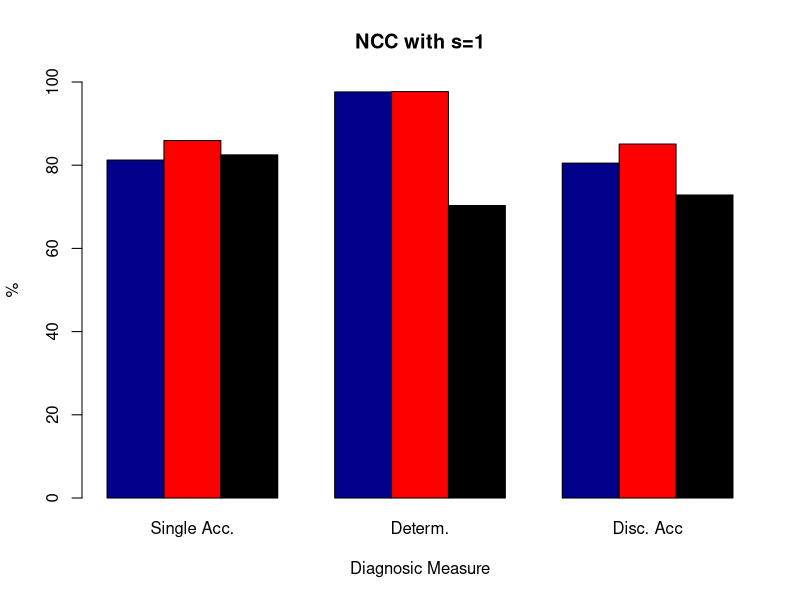
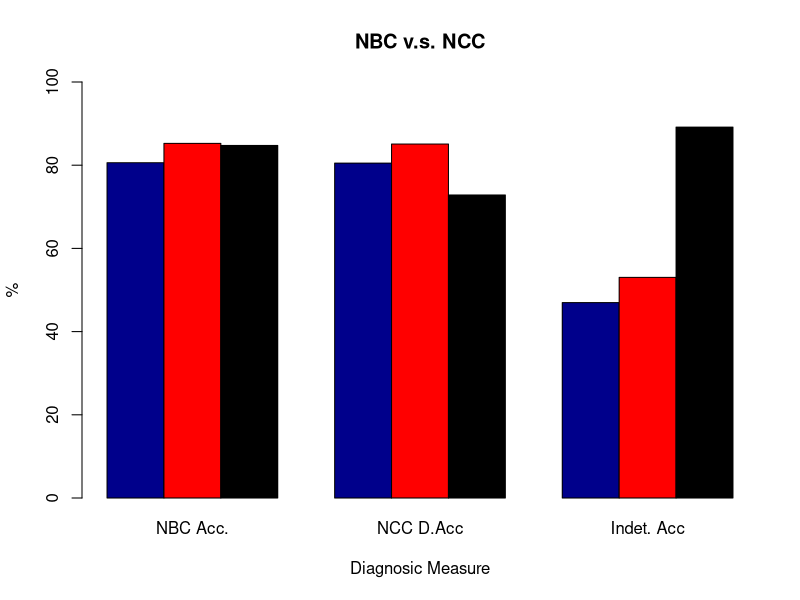
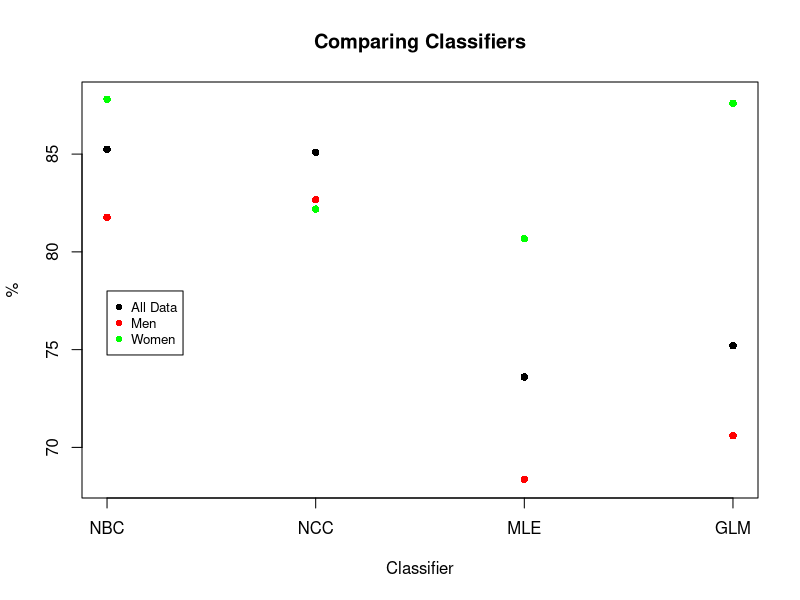

Reproduce these figures in R, in order. (Note: this script raises an error after producing the figures.)
# ncc with s=1

singaccncc <- c(81.24, 85.93, 82.49)
determncc <- c(97.62, 97.69, 70.31)
discaccncc <- c(80.5, 85.09, 72.84)

counts <- cbind(singaccncc, determncc, discaccncc)
barplot(counts, main="NCC with s=1",
        ylab="%",ylim = c(0,100), 
        xlab = "Diagnosic Measure", 
        names.arg = c("Single Acc.", "Determ.", "Disc. Acc"), col=c("darkblue","red", "black"), 
        beside=TRUE, 
        legend = c(1,2,3),
        args.legend = list(x = "topright", bty = "n", inset=c(-0.15, 0)))




#compar
nbcaccur <- c(80.6, 85.25, 84.75)
nccdiscacc <- c(80.5, 85.09, 72.84)
indetacc <- c(46.97, 53.04, 89.16)
counts <- cbind(nbcaccur, nccdiscacc, indetacc)
barplot(counts, main="NBC v.s. NCC",
        ylab="%",ylim = c(0,100), 
        xlab = "Diagnosic Measure", 
        names.arg = c("NBC Acc.", "NCC D.Acc", "Indet. Acc"), col=c("darkblue","red", "black"), 
        beside=TRUE, 
        legend = c(1,2,3),
        args.legend = list(x = "topright", bty = "n", inset=c(-0.15, 0)))



overallres <- c(85.25, 85.09, 73.60, 75.2)
mensres <- c(81.77, 82.67, 68.37, 70.6)
womensres <- c(87.81, 82.19, 80.68, 87.6)
plot(c(1,2,3,4),overallres, xaxt = "n", main = "Comparing Classifiers", ylab="%", ylim = c(68.2, 87.9), 
     xlab = "Classifier",
     col= "black", pch = 16)
axis(1, at = seq(1, 4, by = 1), labels =c("NBC", "NCC", "MLE", "GLM"), las=1)
points(seq(4), mensres, col = "red", pch = 16)
points(seq(4), womensres, col = "green", pch = 16)

legend(x=1,y=78,c("All Data", "Men", "Women"),cex=.8,col=c("black","red", "green"),pch=c(16,16))

min(overallres, mensres, womensres)

plot(seq(40), ParkinsonData$Jitter_rel[3*c(1:40)], xlim = c(0,80))
points(seq(40), ParkinsonData$Jitter_rel[3*c(1:40)-1])
points(seq(40), ParkinsonData$Jitter_rel[3*c(1:40)-2])
points(40 + seq(40), ParkinsonData$Jitter_rel[3*c(41:80)], col = "red")
points(40 + seq(40), ParkinsonData$Jitter_rel[3*c(41:80)-1], col = "red")
points(40 + seq(40), ParkinsonData$Jitter_rel[3*c(41:80)-2], col = "red")




cont <- ParkinsonData$Jitter_rel[c(1:120)]
park <- ParkinsonData$Jitter_rel[c(121:240)]
x <- list("CONT"=cont, "PARK"=park)
stripchart(x, xlim = c(0,2.6),
           main="Relative Jitter Comparison",
           xlab="Relative Jitter",
           ylab = "Patient",
           method="jitter",
           col=c("orange","red"),
           pch=16
)
cont <- ParkinsonData$Shim_loc[c(1:120)]
park <- ParkinsonData$Shim_loc[c(121:240)]
x <- list("CONT"=cont, "PARK"=park)
stripchart(x,
           main="Local Shimmer Comparison",
           xlab="Local Shimmer",
           ylab = "Patient",
           method="jitter",
           col=c("orange","red"),
           pch=16
)

cont <- ParkinsonData$HNR38[c(1:120)]
park <- ParkinsonData$HNR38[c(121:240)]
x <- list("CONT"=cont, "PARK"=park)
stripchart(x,
           main="Harmonic-to-Noise Ratio Comparison",
           xlab="Harmonic-to-Noise Ratio",
           ylab = "Patient",
           method="jitter",
           col=c("orange","red"),
           pch=16
)
cont <- ParkinsonData$MFCC0[c(1:120)]
park <- ParkinsonData$MFCC0[c(121:240)]
x <- list("CONT"=cont, "PARK"=park)
stripchart(x,
           main="MFCC Comparison",
           xlab="MFCC",
           ylab = "Patient",
           method="jitter",
           col=c("orange","red"),
           pch=16
)
cont <- ParkinsonData$Delta12[c(1:120)]
park <- ParkinsonData$Delta12[c(121:240)]
x <- list("CONT"=cont, "PARK"=park)
stripchart(x,
           main="Delta Comparison",
           xlab="Delta",
           ylab = "Patient",
           method="jitter",
           col=c("orange","red"),
           pch=16
)




plot(c(1,2,3), c(80.38, 84.94, 84.44), xaxt = "n", ylim = c(80.3, 85.3), pch = 16, xlab = "Method", 
     ylab = "Accuracy", main = "Jeffrey's v.s Unform prior")
axis(1, at = seq(1, 3, by = 1), las=1)
points(c(80.60, 85.25, 84.75), col = "red", pch = 16)

legend(x=1,y=85,c("Jeffrey's", "Uniform"),cex=.8,col=c("black","red"),pch=c(16,16))




?legend()
points(c(80.52, 84.80, 72), col = "blue", pch = 16)


